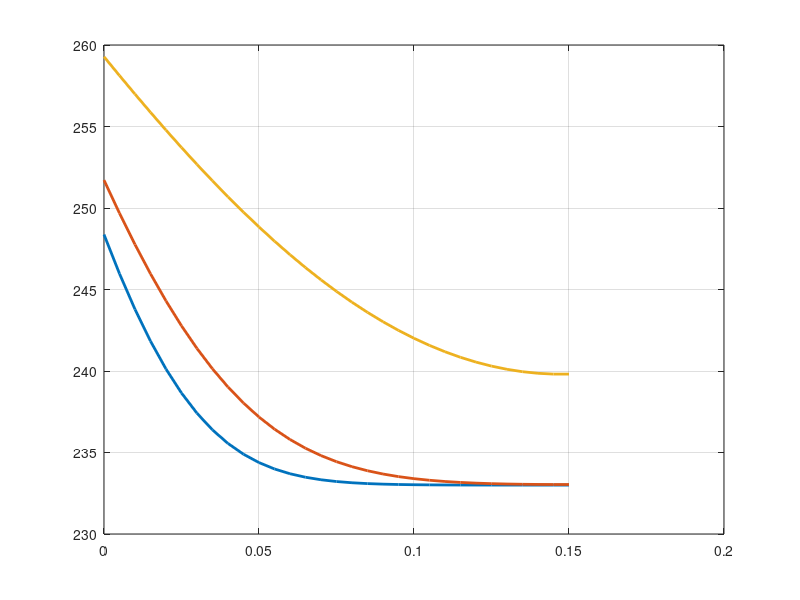

Source code (MATLAB):
% Esame del 26 febbraio 2024 - pomeriggio d EULERO ALL'INDIETRO
% Simone Canevarolo
% S269893
% 22 aprile 2024

clear all
close all
clc

alt = 30e-2; % m
raggio = 10e-2; % m
altcaduta = 7.5e3; % m

T0 = 233; % K
hamb = 100; % W/m^2/K
Tamb = 270; % K

uu = 5; % m/s
ro = 950; % kg/m^3

K = @(T) 4.5*(T/T0);
cpfunz = @(T) 670+1.2*(T-233);

dx = 5e-3;

xx = (0:dx:alt/2)';
Nx = length(xx);

dt = 1;
tmax = altcaduta/uu;
tt = (0:dt:tmax);
Nt = length(tt);

ttvett = [50 100 500];
ii = 1;

Tm = T0*ones(Nx,1);

kk = K(T0);
cp = cpfunz(T0);

Tcentro = T0*ones(Nt,1);
Tsuperficie = T0*ones(Nt,1);

for zz = 2:Nt

        kk = K(Tm);
        cp = cpfunz(Tm);

        aa = dt.*kk./ro./cp./dx^2; 

        sub_diag_1 = -aa;
        main_diag_1 = 1+2*aa;
        sup_diag_1 = sub_diag_1;

        Band = [sub_diag_1,main_diag_1,sup_diag_1];

        AA_1 = spdiags(Band,-1:1,Nx,Nx);

        AA_1(1,1) = +kk(end)/dx+hamb;
        AA_1(1,2) = -kk(end)/dx;

        AA_1(end,end-1) = -1;
        AA_1(end,end) = 1;

        BB = Tm;

        BB(1) = +hamb*Tamb;
        BB(end) = 0;

        TT = AA_1\BB;

    if ii <= length(ttvett) && zz == ttvett(ii)

        figure(1)
        plot(xx,TT,'LineWidth',2)
        grid on
        hold on
        ii = ii+1;

    end

        Tm = TT;

end
